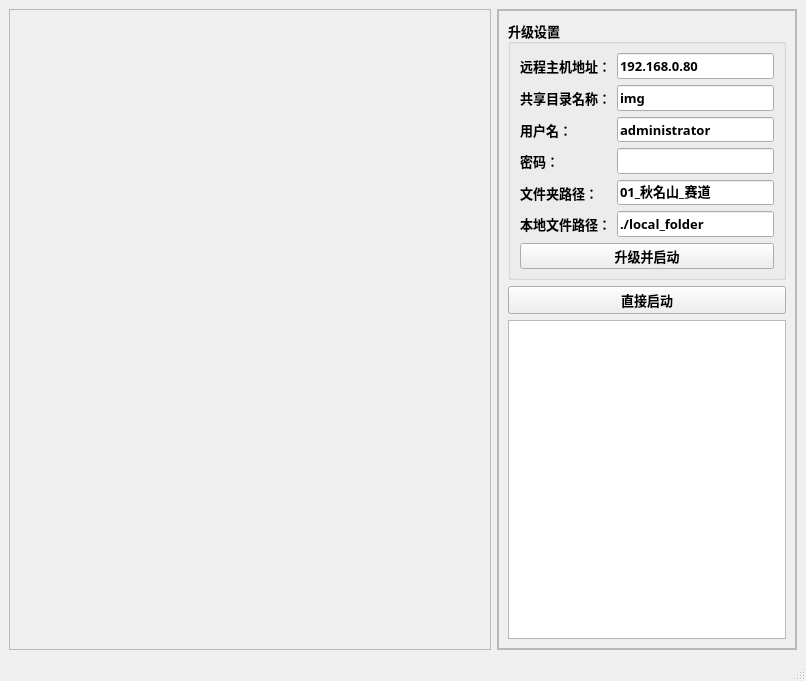
<?xml version="1.0" encoding="UTF-8"?>
<ui version="4.0">
 <class>MainWindow</class>
 <widget class="QMainWindow" name="MainWindow">
  <property name="geometry">
   <rect>
    <x>0</x>
    <y>0</y>
    <width>806</width>
    <height>681</height>
   </rect>
  </property>
  <property name="windowTitle">
   <string>MainWindow</string>
  </property>
  <widget class="QWidget" name="centralwidget">
   <layout class="QGridLayout" name="gridLayout">
    <item row="0" column="0">
     <widget class="QFrame" name="frame">
      <property name="frameShape">
       <enum>QFrame::Shape::StyledPanel</enum>
      </property>
      <property name="frameShadow">
       <enum>QFrame::Shadow::Raised</enum>
      </property>
     </widget>
    </item>
    <item row="0" column="1">
     <widget class="QFrame" name="frame_2">
      <property name="minimumSize">
       <size>
        <width>300</width>
        <height>0</height>
       </size>
      </property>
      <property name="maximumSize">
       <size>
        <width>300</width>
        <height>16777215</height>
       </size>
      </property>
      <property name="frameShape">
       <enum>QFrame::Shape::StyledPanel</enum>
      </property>
      <property name="frameShadow">
       <enum>QFrame::Shadow::Raised</enum>
      </property>
      <layout class="QGridLayout" name="gridLayout_2">
       <property name="leftMargin">
        <number>0</number>
       </property>
       <property name="topMargin">
        <number>0</number>
       </property>
       <property name="rightMargin">
        <number>0</number>
       </property>
       <property name="bottomMargin">
        <number>0</number>
       </property>
       <item row="0" column="0">
        <widget class="QFrame" name="frame_3">
         <property name="frameShape">
          <enum>QFrame::Shape::StyledPanel</enum>
         </property>
         <property name="frameShadow">
          <enum>QFrame::Shadow::Raised</enum>
         </property>
         <layout class="QGridLayout" name="gridLayout_4">
          <item row="0" column="0">
           <widget class="QGroupBox" name="groupBox">
            <property name="minimumSize">
             <size>
              <width>0</width>
              <height>260</height>
             </size>
            </property>
            <property name="maximumSize">
             <size>
              <width>16777215</width>
              <height>260</height>
             </size>
            </property>
            <property name="font">
             <font>
              <family>Microsoft YaHei</family>
              <pointsize>10</pointsize>
              <bold>true</bold>
             </font>
            </property>
            <property name="title">
             <string>升级设置</string>
            </property>
            <layout class="QGridLayout" name="gridLayout_3">
             <item row="1" column="1">
              <widget class="QLineEdit" name="lineEdit_share_name">
               <property name="text">
                <string>img</string>
               </property>
              </widget>
             </item>
             <item row="4" column="1">
              <widget class="QLineEdit" name="lineEdit_remote_path">
               <property name="text">
                <string>01_秋名山_赛道</string>
               </property>
              </widget>
             </item>
             <item row="1" column="0">
              <widget class="QLabel" name="label_2">
               <property name="text">
                <string>共享目录名称：</string>
               </property>
              </widget>
             </item>
             <item row="3" column="1">
              <widget class="QLineEdit" name="lineEdit_password"/>
             </item>
             <item row="2" column="1">
              <widget class="QLineEdit" name="lineEdit_username">
               <property name="text">
                <string>administrator</string>
               </property>
              </widget>
             </item>
             <item row="4" column="0">
              <widget class="QLabel" name="label_5">
               <property name="text">
                <string>文件夹路径：</string>
               </property>
              </widget>
             </item>
             <item row="0" column="1">
              <widget class="QLineEdit" name="lineEdit_remote_host">
               <property name="text">
                <string>192.168.0.80</string>
               </property>
              </widget>
             </item>
             <item row="0" column="0">
              <widget class="QLabel" name="label">
               <property name="text">
                <string>远程主机地址：</string>
               </property>
              </widget>
             </item>
             <item row="2" column="0">
              <widget class="QLabel" name="label_3">
               <property name="text">
                <string>用户名：</string>
               </property>
              </widget>
             </item>
             <item row="3" column="0">
              <widget class="QLabel" name="label_4">
               <property name="text">
                <string>密码：</string>
               </property>
              </widget>
             </item>
             <item row="5" column="0">
              <widget class="QLabel" name="label_6">
               <property name="text">
                <string>本地文件路径：</string>
               </property>
              </widget>
             </item>
             <item row="5" column="1">
              <widget class="QLineEdit" name="lineEdit_local_path">
               <property name="text">
                <string>./local_folder</string>
               </property>
              </widget>
             </item>
             <item row="7" column="0" colspan="2">
              <widget class="QPushButton" name="pushButton">
               <property name="text">
                <string>升级并启动</string>
               </property>
              </widget>
             </item>
            </layout>
           </widget>
          </item>
          <item row="2" column="0">
           <widget class="QTextBrowser" name="textBrowser"/>
          </item>
          <item row="1" column="0">
           <widget class="QPushButton" name="pushButton_2">
            <property name="font">
             <font>
              <family>Microsoft YaHei</family>
              <pointsize>10</pointsize>
              <bold>true</bold>
             </font>
            </property>
            <property name="text">
             <string>直接启动</string>
            </property>
           </widget>
          </item>
         </layout>
        </widget>
       </item>
      </layout>
     </widget>
    </item>
   </layout>
  </widget>
  <widget class="QMenuBar" name="menubar">
   <property name="geometry">
    <rect>
     <x>0</x>
     <y>0</y>
     <width>806</width>
     <height>20</height>
    </rect>
   </property>
  </widget>
  <widget class="QStatusBar" name="statusbar"/>
 </widget>
 <resources/>
 <connections/>
</ui>
